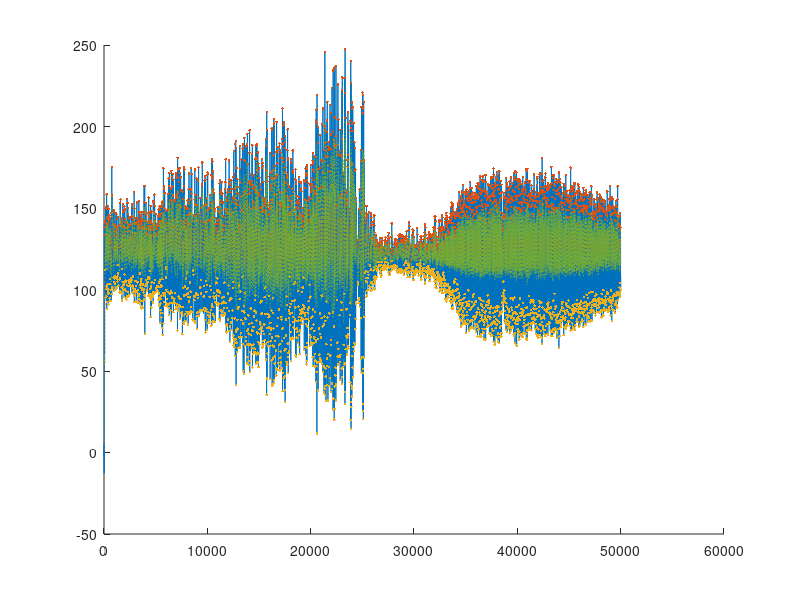
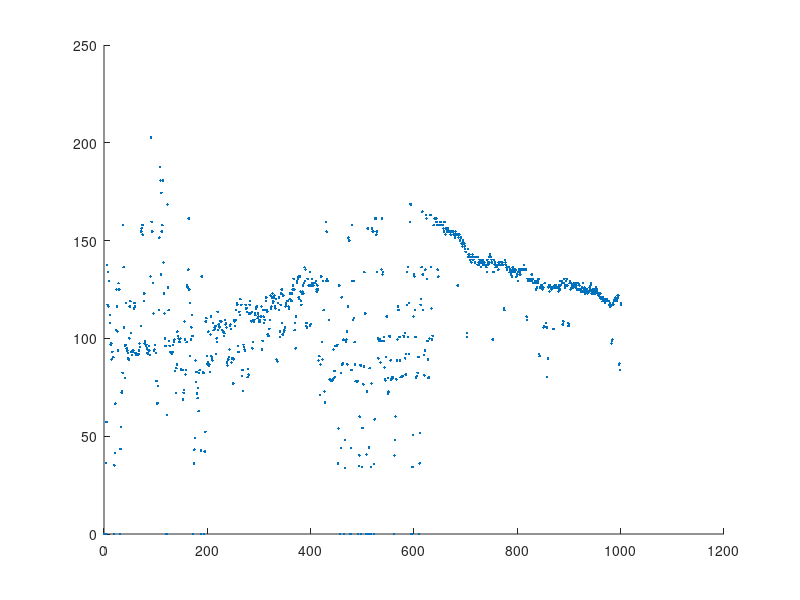

MATLAB code to generate these figures, in order: (Note: this script raises an error after producing the figures.)
%%
h=firls(50,[0 3 4 25]/50*2,[1 1 0 0]);
load expdata1.csv


%%
x = expdata1(9000:59000,1);
n = (9000:59000)/50;

%%
x = conv(x,h);
x = x(1:length(n));

% x = rawH - mean(rawH);

peak = -100;
valley = 100;
baseline = 0;
threshold = 0.05;
state = 0;
flg_firststep = 0;
cross_zero = 0;
prev_x = 0;
step = 0;
step_period = ones(1,5)*2000;
step_periodidx = 1;
outHR = 0;

%
peaklist = [];
peakidx = [];
valleylist = [];
valleyidx = [];
baselinelist = zeros(1,length(x));
thresholdlist = zeros(1,length(x));
upperthresholdlist = zeros(1,length(x));
upperthresholdidx = zeros(1,length(x));
lowerthresholdlist = zeros(1,length(x));
lowerthresholdidx = zeros(1,length(x));

msTimCnt = 0;
step_timeout = msTimCnt;
step_mstick = msTimCnt;

outHRlist = zeros(1,length(x));

baseline = mean(x(1:50));

for i=51:length(x)
    if i>50 && state ~= 0
        threshold = std(x(i-25:i))*0.5;
        if threshold < 0.05
            threshold = 0.05;
        end
    end
    %
    baselinelist(i) = baseline;
    if state == 0 ||state == 3
        thresholdlist(i) = baseline+threshold;
        upperthresholdlist(i) = baseline+threshold;
        upperthresholdidx(i) = i;
    else
        thresholdlist(i) = baseline-threshold;
        lowerthresholdlist(i) = baseline-threshold;
        lowerthresholdidx(i) = i;
    end
    
    if state == 0
        if x(i) > baseline+threshold
            flg_firststep = 1;
            state = 2;
            peak = x(i);
            step_timeout = msTimCnt;
            %
            peakidx = [peakidx i];
            peaklist = [peaklist peak];
        end
    elseif state == 2
        if x(i)>peak
            peak = x(i);
            %
            peakidx(end) = i;
            peaklist(end) = peak;
        elseif x(i)<baseline-threshold
            if flg_firststep == 0
                step_period(step_periodidx) = msTimCnt - step_mstick;
                step_periodidx = mod(step_periodidx, 5)+1;
                step_mean = mean(step_period);
                outHR = 60000./step_mean;
            end
                flg_firststep = 0;
                state = 3;
                valley = x(i);
                step_timeout = msTimCnt;
                step_mstick = msTimCnt;
                %
                valleyidx = [valleyidx i];
                valleylist = [valleylist valley];
        elseif flg_firststep == 0
                baseline = (peak-valley)*3/5+valley;
        end
    elseif state == 3
        if x(i)<valley
            valley = x(i);
            %
            valleyidx(end) = i;
            valleylist(end) = valley;
        elseif x(i)>baseline+threshold
                state = 2;
                peak = x(i);
                step_timeout = msTimCnt;
                %
                peaklist = [peaklist peak];
                peakidx = [peakidx i];
        else
            baseline = (peak-valley)*3/5+valley;
        end
    end
    
    if ((state == 3) && (msTimCnt - step_timeout>2000)) || ((state == 2) && (msTimCnt - step_timeout>1000))
			state = 0;
            flg_firststep = 1;
			baseline = mean(x(i-25:i));
			threshold = 0.05;
			step_period = 2000*ones(1,5);
            outHR = 0;
    end
    
    prev_x = x(i);
    
    outHRlist(i) = outHR;
    
    msTimCnt = msTimCnt + 20;
end

%%
hold on
plot(x)
plot(peakidx, peaklist,'.')
plot(valleyidx, valleylist,'.')
plot(baselinelist,':')
plot(thresholdlist,':')

%%
figure
hold on
plot(outHRlist(1:50:end), '.')
plot(outSRlist(1:50:end), '.')
% plot(lowerthresholdidx, lowerthresholdlist,'.')
% plot(upperthresholdidx, upperthresholdlist,'.')